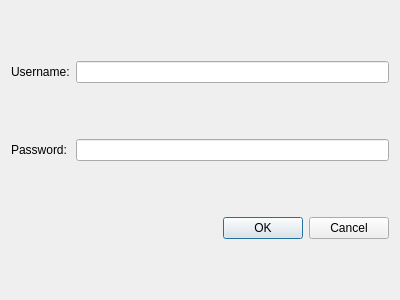
<?xml version="1.0" encoding="UTF-8"?>
<ui version="4.0">
 <class>RegisterDialog</class>
 <widget class="QDialog" name="RegisterDialog">
  <property name="geometry">
   <rect>
    <x>0</x>
    <y>0</y>
    <width>400</width>
    <height>300</height>
   </rect>
  </property>
  <property name="windowTitle">
   <string>Dialog</string>
  </property>
  <layout class="QGridLayout" name="gridLayout">
   <item row="0" column="0">
    <widget class="QLabel" name="usernameLabel">
     <property name="text">
      <string>Username:</string>
     </property>
    </widget>
   </item>
   <item row="0" column="1">
    <widget class="QLineEdit" name="usernameLineEdit"/>
   </item>
   <item row="1" column="0">
    <widget class="QLabel" name="passwordLabel">
     <property name="text">
      <string>Password:</string>
     </property>
    </widget>
   </item>
   <item row="1" column="1">
    <widget class="QLineEdit" name="passwordLineEdit">
     <property name="echoMode">
      <enum>QLineEdit::EchoMode::Password</enum>
     </property>
    </widget>
   </item>
   <item row="2" column="0" colspan="2">
    <widget class="QDialogButtonBox" name="buttonBox">
     <property name="orientation">
      <enum>Qt::Orientation::Horizontal</enum>
     </property>
     <property name="standardButtons">
      <set>QDialogButtonBox::StandardButton::Cancel|QDialogButtonBox::StandardButton::Ok</set>
     </property>
    </widget>
   </item>
  </layout>
 </widget>
 <resources/>
 <connections>
  <connection>
   <sender>buttonBox</sender>
   <signal>accepted()</signal>
   <receiver>RegisterDialog</receiver>
   <slot>accept()</slot>
   <hints>
    <hint type="sourcelabel">
     <x>248</x>
     <y>254</y>
    </hint>
    <hint type="destinationlabel">
     <x>157</x>
     <y>274</y>
    </hint>
   </hints>
  </connection>
  <connection>
   <sender>buttonBox</sender>
   <signal>rejected()</signal>
   <receiver>RegisterDialog</receiver>
   <slot>reject()</slot>
   <hints>
    <hint type="sourcelabel">
     <x>316</x>
     <y>260</y>
    </hint>
    <hint type="destinationlabel">
     <x>286</x>
     <y>274</y>
    </hint>
   </hints>
  </connection>
 </connections>
</ui>
